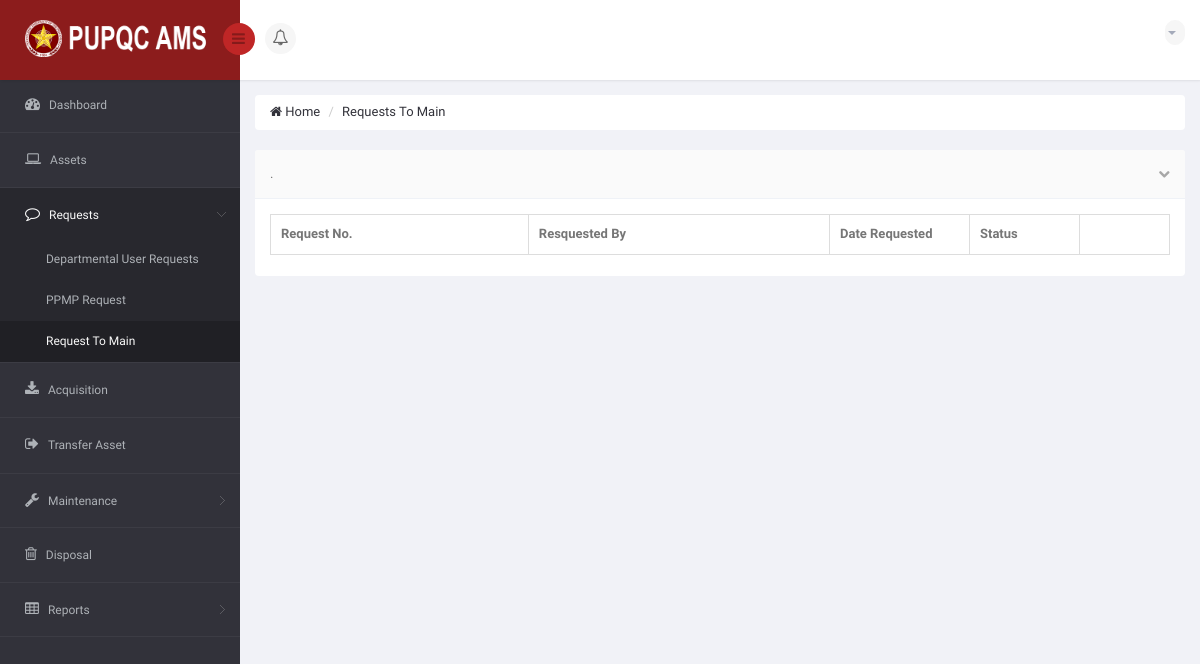
Page /DIR/PropertyOfficer/PORequestToMain.php (signed in) on the earlier database version.
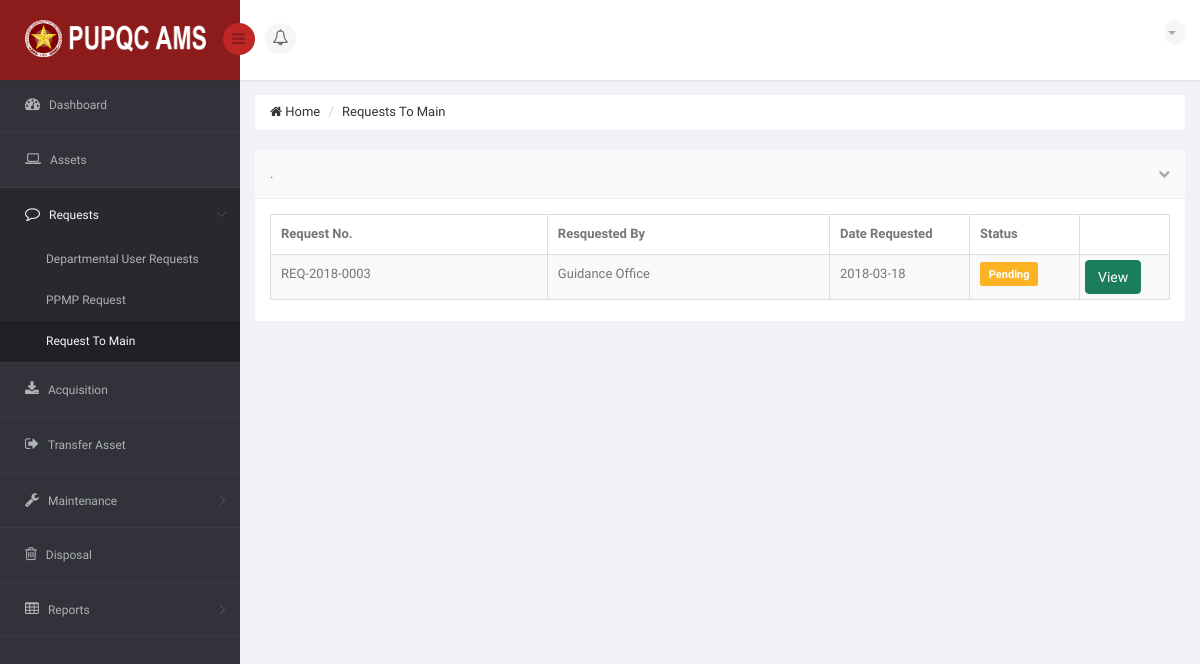
Same page on the later database version.
### tables this page shows
CREATE TABLE `ams_t_user_request_summary` (
  `URS_ID` int(11) NOT NULL,
  `URS_NO` varchar(15) NOT NULL,
  `URS_REQUEST_DATE` date NOT NULL,
  `URS_PURPOSE` varchar(350) NOT NULL,
  `URS_STATUS_TO_PO` varchar(25) NOT NULL DEFAULT 'Pending',
  `URS_APPROVED_DATE` date DEFAULT NULL,
  `URS_REJECT_DATE` date DEFAULT NULL,
  `URS_REMARKS` varchar(350) DEFAULT NULL,
  `URS_VIEW_BY_USER` int(11) NOT NULL DEFAULT '0',
  `URS_VIEW_BY_PO` int(11) NOT NULL DEFAULT '0',
  `URS_VIEW_BY_USER_MAIN` int(11) NOT NULL DEFAULT '0'
);

### DIR/PropertyOfficer/PORequestToMain.php (the view, shortened to what the changed rows need)
<!DOCTYPE html>
<html lang="en">
<head>
    <link href="../../bs3/css/bootstrap.min.css" rel="stylesheet">
    <link href="../../css/bootstrap-reset.css" rel="stylesheet">
    <link href="../../font-awesome/css/font-awesome.css" rel="stylesheet" />
    <link href="../../js/advanced-datatable/css/demo_page.css" rel="stylesheet" />
    <link href="../../js/advanced-datatable/css/demo_table.css" rel="stylesheet" />
    <link rel="stylesheet" href="../../js/data-tables/DT_bootstrap.css" />
    <link href="../../css/style.css" rel="stylesheet">
    <link href="../../css/style-responsive.css" rel="stylesheet" />
    <link href="../../js/iCheck/skins/minimal/minimal.css" rel="stylesheet">
    <link href="../../js/iCheck/skins/minimal/red.css" rel="stylesheet">
    <link href="../../js/iCheck/skins/minimal/green.css" rel="stylesheet">
    <link href="../../js/iCheck/skins/minimal/blue.css" rel="stylesheet">
    <link href="../../js/iCheck/skins/minimal/yellow.css" rel="stylesheet">
    <link href="../../js/iCheck/skins/minimal/purple.css" rel="stylesheet">
    <link href="../../js/iCheck/skins/square/square.css" rel="stylesheet">
    <link href="../../js/iCheck/skins/square/red.css" rel="stylesheet">
    <link href="../../js/iCheck/skins/square/green.css" rel="stylesheet">
    <link href="../../js/iCheck/skins/square/blue.css" rel="stylesheet">
    <link href="../../js/iCheck/skins/square/yellow.css" rel="stylesheet">
    <link href="../../js/iCheck/skins/square/purple.css" rel="stylesheet">
    <link href="../../js/iCheck/skins/flat/grey.css" rel="stylesheet">
    <link href="../../js/iCheck/skins/flat/red.css" rel="stylesheet">
    <link href="../../js/iCheck/skins/flat/green.css" rel="stylesheet">
    <link href="../../js/iCheck/skins/flat/blue.css" rel="stylesheet">
    <link href="../../js/iCheck/skins/flat/yellow.css" rel="stylesheet">
    <link href="../../js/iCheck/skins/flat/purple.css" rel="stylesheet">
    <link rel="stylesheet" type="text/css" href="../../js/select2/select2.css" />
    <link rel="stylesheet" type="text/css" href="../../js/bootstrap-daterangepicker/daterangepicker-bs3.css" />
    <link rel="stylesheet" type="text/css" href="../../js/bootstrap-datetimepicker/css/datetimepicker.css" />
    <link rel="stylesheet" type="text/css" href="../../js/bootstrap-datepicker/css/datepicker.css" />
    <link href="../../js/plugins/sweetalert/sweetalert.css" type="text/css" rel="stylesheet" media="screen,projection">
</head>
<body>
<section id="container" >
                <?php
                    include('../Connection/db.php');
                  ?>
    <section id="main-content">
        <section class="wrapper">
            <div class="row">
                <div class="col-sm-12">
                    <section class="panel">
                        <div class="panel-body">
                            <div class="adv-table">
                                <table  class="display table table-bordered table-striped" id="dynamic-table">
                                    <thead>
                                        <tr>
                                            <th style="">Request No.</th>
                                            <th style="">Resquested By</th>
                                            <th style="width: 140px;">Date Requested</th>
                                            <th style="width: 110px;">Status</th>
                                            <th style="width: 90px;"></th>
                                        </tr>
                                    </thead>
                                    <tbody>
                                    <?php
                                    $sql = "SELECT URS.URS_ID, URS.URS_NO, URS.URS_REQUEST_DATE, URSTM.URSTM_STATUS_TO_MAIN, O.O_NAME FROM `ams_t_user_request_summary` AS URS INNER JOIN `ams_t_user_request_status_to_main` AS URSTM ON URSTM.URS_ID = URS.URS_ID INNER JOIN `ams_t_user_request` AS UR ON UR.URS_ID = URS.URS_ID INNER JOIN `ams_t_user_request_approved_by_po` AS URABPO ON URABPO.UR_ID = UR.UR_ID INNER JOIN `ams_r_employee_profile` AS EP ON UR.EP_ID = EP.EP_ID INNER JOIN `ams_r_office` AS O ON EP.O_ID = O.O_ID GROUP BY URS.URS_ID ORDER BY URS.URS_APPROVED_DATE DESC";
                                        $result = mysqli_query($connection, $sql) or die("Bad Query: $sql");
                                        while($row = mysqli_fetch_assoc($result))
                                        {
                                            $ursid = $row['URS_ID'];
                                            $ursno = $row['URS_NO'];
                                            $reqby = $row['O_NAME'];
                                            $reqdate = $row['URS_REQUEST_DATE'];
                                            $status = $row['URSTM_STATUS_TO_MAIN'];
                                    ?>
                                        <tr>
                                            <td> <?php echo $ursno; ?> </td>
                                            <td> <?php echo $reqby; ?> </td>
                                            <td> <?php echo $reqdate; ?> </td>
                                            <?php
                                                if ($status == 'Pending')
                                                {
                                            ?>
                                            <td> <p class="label label-warning label-mini" style="font-size: 11px;"> <?php echo $status; ?> </p> </td>
                                            <td>
                                                <a href="POViewRequestToMain.php?reqmain=<?php echo $ursid; ?>" class="btn btn-success" style="margin: -5px;">View</a>
                                            </td>
                                            <?php
                                                }
                                            ?>
                                        </tr>
                                    <?php
                                        }
                                    ?>
                                    </tbody>
                                </table>
                            </div>
                        </div>
                    </section>
                </div>
            </div>
        </section>
    </section>
</section>
</body>
</html>

Differences in the rows shown:
added ams_t_user_request_summary: URS_NO "REQ-2018-0003", reqby "Guidance Office", URS_REQUEST_DATE "2018-03-18", status "Pending"
